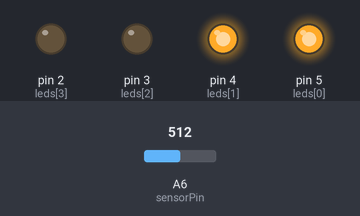
Bench run of a sketch on a simulated Arduino Nano, built with avr-gcc and run on an emulated ATmega328P. Shown: output pins drawn as LEDs (lit = HIGH). The inputs (shaded band) are chosen by the test bench; at power-on: A6 (sensorPin) = 512. What the sketch prints to the serial monitor is not drawn.

Above: at 1.2 s.
1.3 s: A6 (sensorPin) set to 634
2.8 s: A6 (sensorPin) set to 667
At 3.8 s:
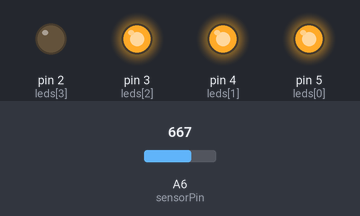
4.3 s: A6 (sensorPin) set to 833
5.8 s: A6 (sensorPin) set to 860
At 6.1 s:
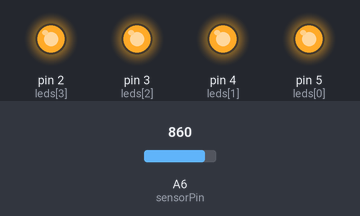
7.3 s: A6 (sensorPin) set to 306
At 8.5 s:
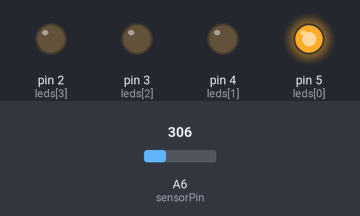
8.8 s: A6 (sensorPin) set to 431
10.3 s: A6 (sensorPin) set to 457
At 10.7 s:
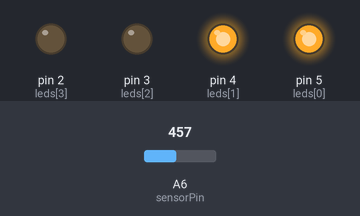
Timing chart, 0 to 12.8 s (numbered marks = the images above; inputs shaded):
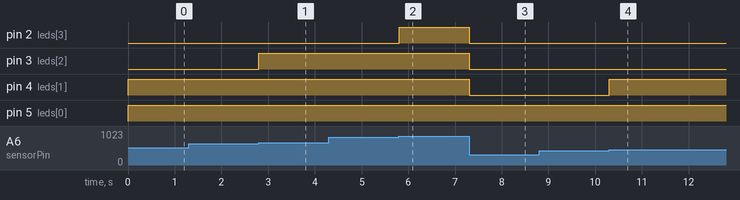

Measured:
- the behaviour switches between 649 and 650 on A6 (sensorPin) (found by bisection; images 0 and 1)
- the behaviour switches between 849 and 850 on A6 (sensorPin) (found by bisection; images 1 and 2)
- the behaviour switches between 449 and 450 on A6 (sensorPin) (found by bisection; images 3 and 4)
- after the input at 2.8 s, pin 3 (leds[2]): LOW → HIGH at once
- after the input at 5.8 s, pin 2 (leds[3]): LOW → HIGH at once
- after the input at 7.3 s, pin 2 (leds[3]), pin 3 (leds[2]), pin 4 (leds[1]): HIGH → LOW at once
- after the input at 10.3 s, pin 4 (leds[1]): LOW → HIGH at once

The sketch:

light_sensor_ino.ino
```cpp
/*------- Hardware configuration -------*/
int leds[4] = {5,4,3,2};

const int sensorPin = A6;
const byte debugPin = 13;        // pin that we put debug output on (set to 255 to disable)
                                 // (most Arduino's have a built in LED on pin 13...)
int minimum = 100;
int maximum = 900;
int sensor_span = maximum - minimum;

int num_leds = 4;
int led_span = 3;

/*-------------------------------------------*/
/* Initializization code (run once via call from Arduino framework) */
void setup() {
  // establish direction of pins we are using to drive LEDs
  for(int i=0; i< num_leds ; i++){
    pinMode(leds[i], OUTPUT);
  }

  Serial.begin(9600);
}

// http://stackoverflow.com/questions/1969240/mapping-a-range-of-values-to-another
/* Main routine (called repeated by from the Arduino framework) */

void loop() {

  float sensor_scaled = (sensorValue() - minimum) / (float) sensor_span ;
  // Serial.println( (int)(sensor_scaled * 100 ) );


  int level = (int) (sensor_scaled * 4) - 1;

  Serial.println(level + 1);

  for( int i = 0 ; i < num_leds ; i++){
    if( i <= level ){
      digitalWrite(leds[i], HIGH);
    } else {
      digitalWrite(leds[i], LOW);
    }
  }

  //Serial.println(level);
}  // end loop()

void flash_delay(int pin, int ms_delay){
  digitalWrite(pin, HIGH);
  delay(ms_delay);
  digitalWrite(pin, LOW);
}

int sensorValue(){
  //Serial.println(analogRead(sensorPin));
  return analogRead(sensorPin) + 50;
}
```
